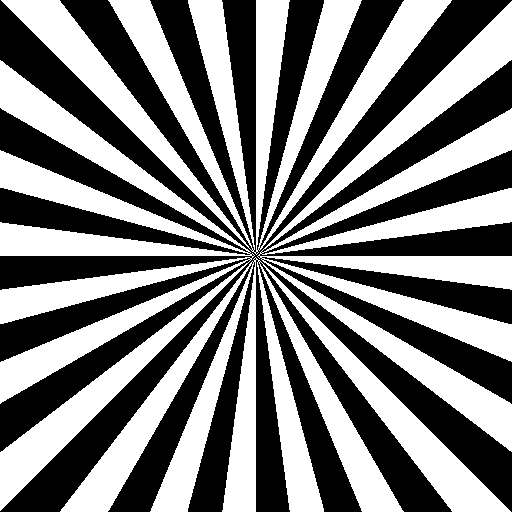
%> input picture siemens_star.tif, 512 x 512 px
$ octave image_processing.m   (GNU Octave 9; MATLAB toolbox functions it lacks are replaced by stand-ins)
%> lines starting %> are read from the running program, lines starting %| are printed output that depends on the picture; in (x1, y1, x2, y2) boxes, pixels count from 0 and x2, y2 are one past the last pixel; in counts of white or black regions, pixels touching at a corner belong together; the program's own positions count from 1
% This script processes a ground truth image by applying random speckle patterns,
% convolves the image with a Gaussian filter, and saves the results as a multi-page TIFF file.
% Additionally, it creates an averaged image from the processed images.

clear
clc

% 读取图像
ground_truth_image = imread('siemens_star.tif');
%> ground_truth_image is the input picture: size 512x512 uint8; 49.8% white; 4 white regions, box (x1, y1, x2, y2) and area: (1, 0, 452, 255) 32640, (257, 1, 512, 452) 32640, (0, 60, 255, 511) 32640, (60, 257, 511, 512) 32640
ground_truth_image = im2gray(ground_truth_image);
ground_truth_image = im2uint8(ground_truth_image); % 转换为 double 类型

% 常量定义
ground_truth_pixel_size = 0.02; % In micrometers
numerical_aperture = 1.3;
magnification = 100.0;
light_wavelength = 0.480; % In micrometers
camera_pixel_size = 6.5; % In micrometers
physical_pixel_size = camera_pixel_size / magnification; % In micrometers
abbe_diffraction_limit = light_wavelength / (2 * numerical_aperture);

% 创建一个多页的TIFF文件
tiff_filename = 'combined_images.tif';

random_illumination_image = zeros(512, 512, 80);
combined_image = zeros(512, 512, "uint32");

for i = 1:80
    % speckle intensity
    random_pixel = zeros(512, 512, "uint8");
    indices = randperm(512 * 512, 100000);
    random_pixel(indices) = 1;

    speckle_image = 255 * ground_truth_image .* random_pixel;

    % psf type: gaussian
    convolved_img = imgaussfilt(speckle_image, 4);
    random_illumination_image(:, :, i) = convolved_img;
    fprintf("%d次开始\n", i);
    % 将图像写入多页TIFF文件

    if i == 1
        imwrite(convolved_img, tiff_filename, 'tif', 'WriteMode', 'overwrite');
    else
        imwrite(convolved_img, tiff_filename, 'tif', 'WriteMode', 'append');
    end

    % 叠加图像
    combined_image = combined_image + uint32(convolved_img);
    fprintf("%d次结束\n", i);
end
%> this loop made 80 passes
%> pass 1, `speckle_image = 255 * ground_truth_image .* random_pixel;`:
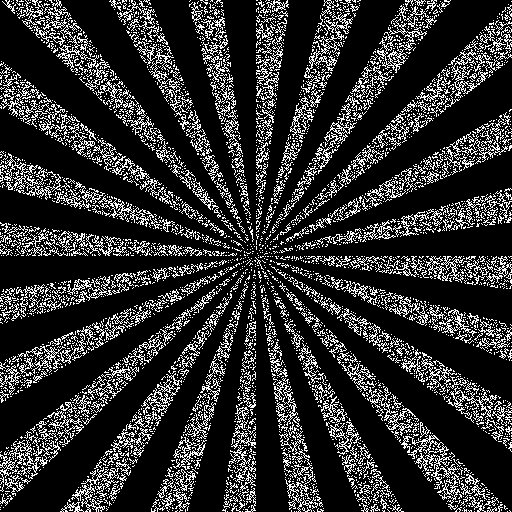
%> speckle_image: size 512x512 uint8; 18.9% white in thin lines or dots
%> pass 1, `convolved_img = imgaussfilt(speckle_image, 4);`:
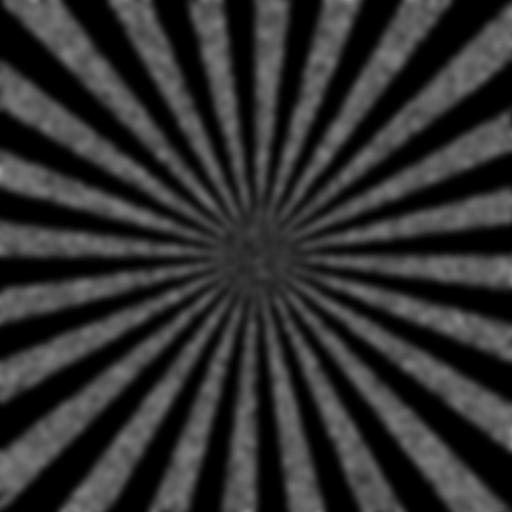
%> convolved_img: size 512x512 uint8; min 0, max 152, mean 48.3
%> pass 2, `speckle_image = 255 * ground_truth_image .* random_pixel;`:
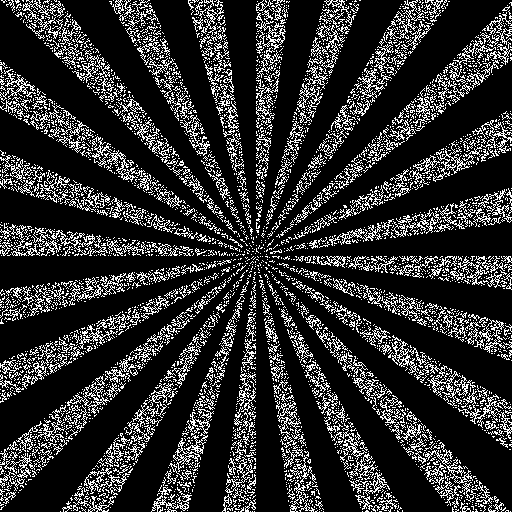
%> speckle_image: size 512x512 uint8; 19% white in thin lines or dots
%> after the loop:
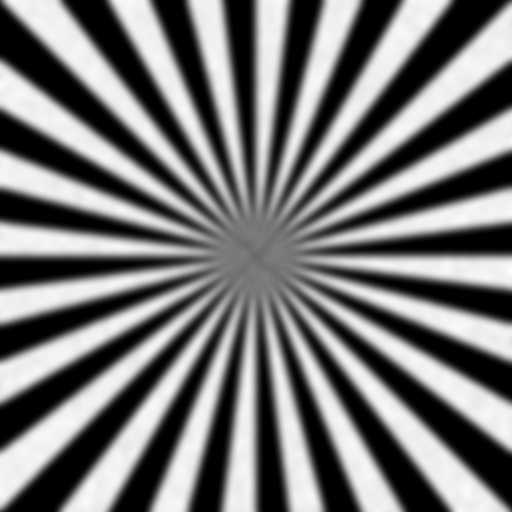
%> combined_image: size 512x512 uint32; min 0, max 8219, mean 3874.6; drawn with min black and max white
%> after the loop:
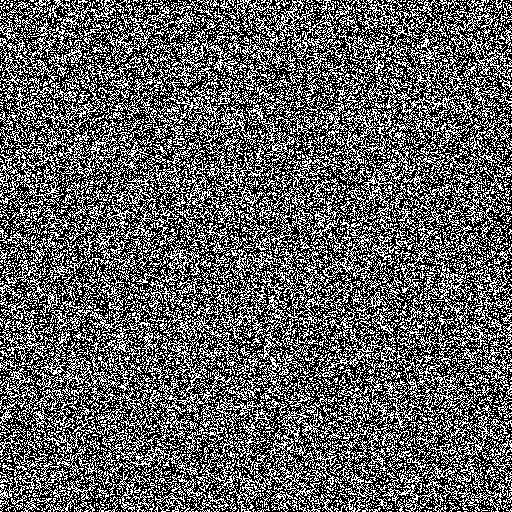
%> random_pixel: size 512x512 uint8; values 0 (black) and 1 (white), 38.1% white in thin lines or dots

% 归一化叠加图像
combined_image = uint8(combined_image / 80);
%> combined_image: size 512x512 uint8
% 保存叠加图像
imwrite(combined_image, 'average_image.tif');

disp('800张图片已生成并合并为一个TIFF文件：combined_images.tif');
disp('叠加图像已生成：average_image.tif');

$ run again, with convolved_image.tif copied over siemens_star.tif
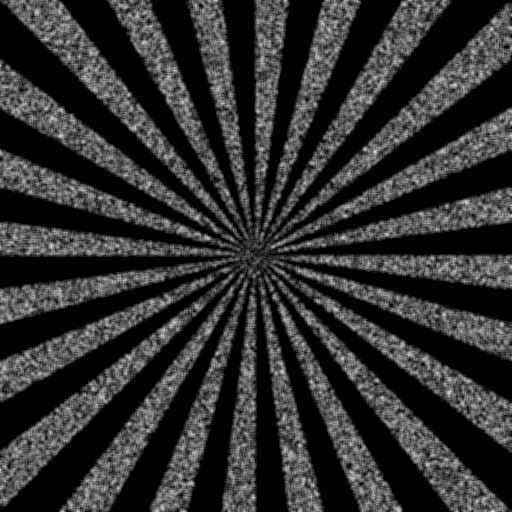
%> input picture convolved_image.tif, 512 x 512 px
%> ground_truth_image is the input picture: size 512x512 uint8; min 0, max 225, mean 48.5
%> the loop `for i = 1:80` made 80 passes
%> pass 1, `speckle_image = 255 * ground_truth_image .* random_pixel;`:
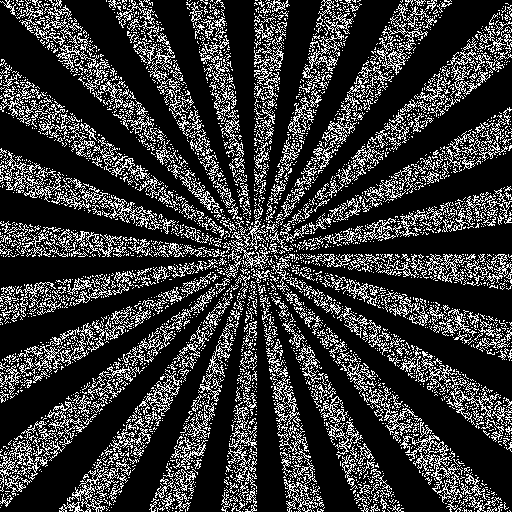
%> speckle_image: size 512x512 uint8; 21.8% white in thin lines or dots
%> after the loop `for i = 1:80`:
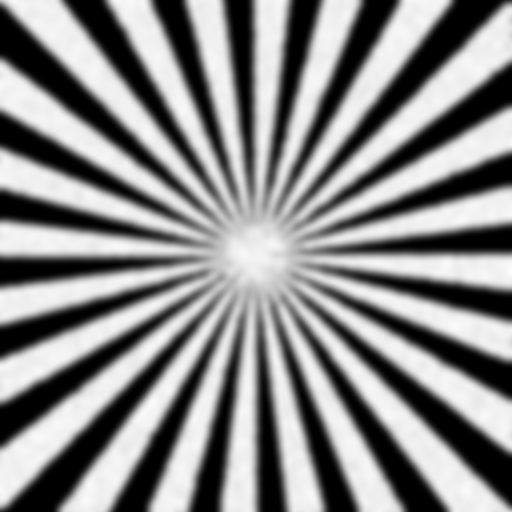
%> combined_image: size 512x512 uint32; min 0, max 8219, mean 4443.7; drawn with min black and max white
